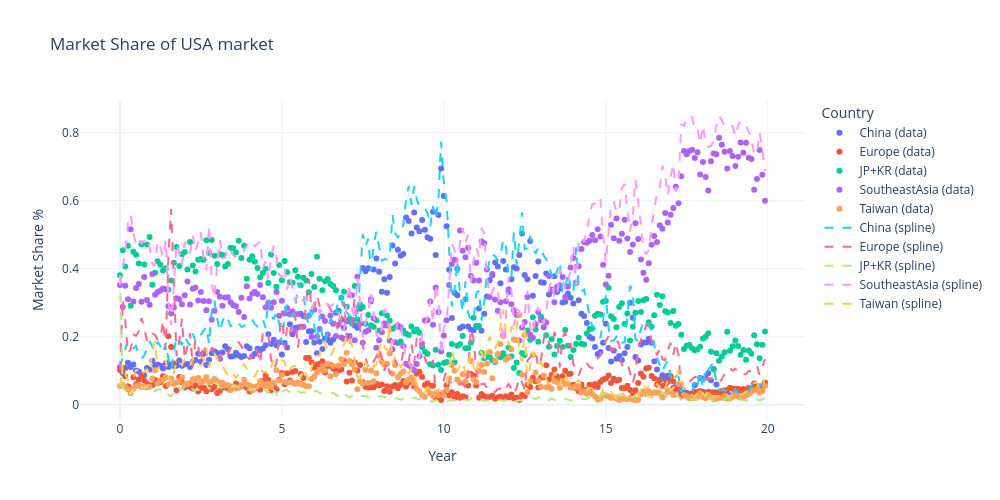

This figure's notebook cell:
### Code cell
countries = ["China", "Europe", "JP+KR", "SoutheastAsia", "Taiwan"]
results = [X, Y, Z, W, H]

# Create the interactive Plotly figure
fig = go.Figure()

# Add raw data (scatter)
for country in countries:
    fig.add_trace(go.Scatter(
        x=t_eval,
        y=market_shares[country],
        mode='markers',
        name=f'{country} (data)',
        marker=dict(symbol='circle')
    ))

# Add spline fits (smooth lines)
for i, country in enumerate(countries):
    fig.add_trace(go.Scatter(
        x=t_eval,
        y=results[i],
        mode='lines',
        name=f'{country} (spline)',
        line=dict(dash='dash')  # You can customize line style here
    ))

# Layout
fig.update_layout(
    title='Market Share of USA market',
    xaxis_title='Year',
    yaxis_title='Market Share %',
    width=1000,
    height=500,
    legend_title='Country',
    hovermode='x unified',
    template='plotly_white'
)

fig.show()

### Figure 1 — Plotly figure (JSON) as saved in the notebook; plotly's stock layout.template omitted (floating-point values rounded to 4 significant figures; data arrays with more than 128 entries replaced by an {"elided": "..."} marker saying what was removed)
{"data": [{"marker": {"symbol": "circle"}, "mode": "markers", "name": "China (data)", "type": "scatter", "x": {"elided": "240 float values"}, "y": {"elided": "240 float values"}}, {"marker": {"symbol": "circle"}, "mode": "markers", "name": "Europe (data)", "type": "scatter", "x": {"elided": "240 float values"}, "y": {"elided": "240 float values"}}, {"marker": {"symbol": "circle"}, "mode": "markers", "name": "JP+KR (data)", "type": "scatter", "x": {"elided": "240 float values"}, "y": {"elided": "240 float values"}}, {"marker": {"symbol": "circle"}, "mode": "markers", "name": "SoutheastAsia (data)", "type": "scatter", "x": {"elided": "240 float values"}, "y": {"elided": "240 float values"}}, {"marker": {"symbol": "circle"}, "mode": "markers", "name": "Taiwan (data)", "type": "scatter", "x": {"elided": "240 float values"}, "y": {"elided": "240 float values"}}, {"line": {"dash": "dash"}, "mode": "lines", "name": "China (spline)", "type": "scatter", "x": {"elided": "240 float values"}, "y": {"elided": "240 float values"}}, {"line": {"dash": "dash"}, "mode": "lines", "name": "Europe (spline)", "type": "scatter", "x": {"elided": "240 float values"}, "y": {"elided": "240 float values"}}, {"line": {"dash": "dash"}, "mode": "lines", "name": "JP+KR (spline)", "type": "scatter", "x": {"elided": "240 float values"}, "y": {"elided": "240 float values"}}, {"line": {"dash": "dash"}, "mode": "lines", "name": "SoutheastAsia (spline)", "type": "scatter", "x": {"elided": "240 float values"}, "y": {"elided": "240 float values"}}, {"line": {"dash": "dash"}, "mode": "lines", "name": "Taiwan (spline)", "type": "scatter", "x": {"elided": "240 float values"}, "y": {"elided": "240 float values"}}], "layout": {"height": 500, "hovermode": "x unified", "legend": {"title": {"text": "Country"}}, "title": {"text": "Market Share of USA market"}, "width": 1000, "xaxis": {"autorange": true, "range": [-1.237, 21.15], "title": {"text": "Year"}, "type": "linear"}, "yaxis": {"autorange": true, "range": [-0.04495, 0.8961], "title": {"text": "Market Share %"}, "type": "linear"}}}
